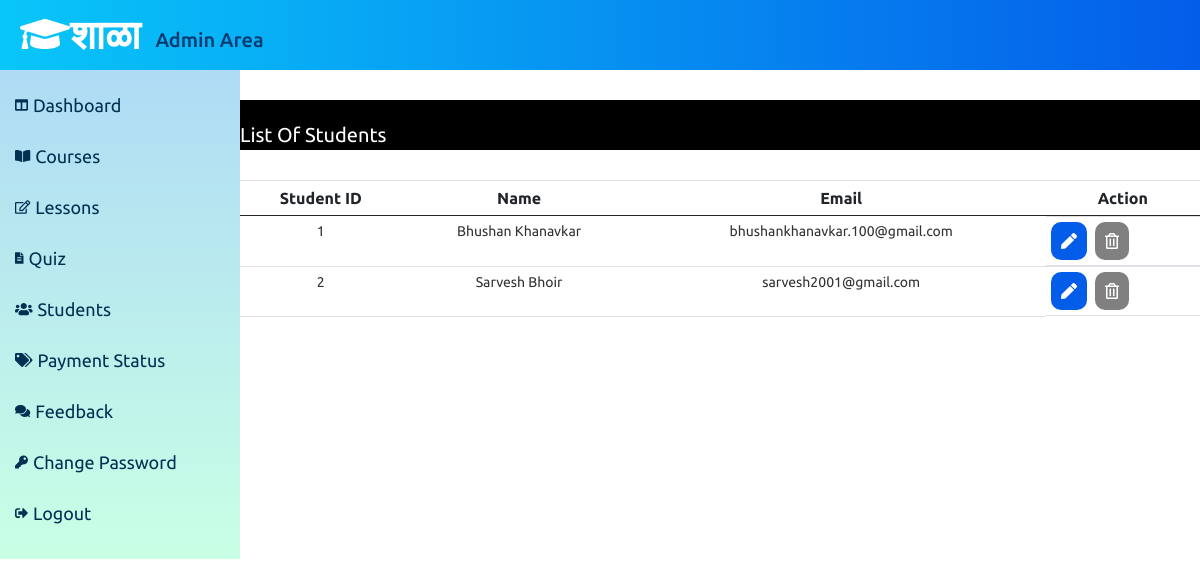
The app's page /Admin/students.php (signed in) with its own data.
### tables this page shows
CREATE TABLE `student` (
  `stu_id` int(11) NOT NULL,
  `stu_name` varchar(255) NOT NULL,
  `stu_email` varchar(255) NOT NULL,
  `stu_pass` varchar(255) NOT NULL,
  `stu_occ` varchar(255) NOT NULL,
  `stu_img` text NOT NULL
);

### Admin/students.php (the view, shortened to what this page needs)
<?php
include('./adminInclude/adminheader.php');
include('../dbconnection.php');
?>
    <div class="Content">
        <div class="heading">
            <p style="text-align:left;">List Of Students</p>
        </div>
        <?php
         $sql = "SELECT * FROM student";
         $result = $conn->query($sql);
         if($result->num_rows > 0){
        ?>
        <table class="table">
            <thead>
                <tr>
                    <th scope="col">Student ID</th>
                    <th scope="col">Name</th>
                    <th scope="col">Email</th>
                    <th scope="col">Action</th>
                </tr>
            </thead>
            <tbody>
                <?php while($row = $result->fetch_assoc()){
                echo '<tr>';
                    echo '<td scope="row">'.$row['stu_id'].'</td>';
                    echo '<td scope="row">'.$row['stu_name'].'</td>';
                    echo '<td scope="row">'.$row['stu_email'].'</td>';
                    echo '<td scope="row" style="display:flex;">';
                        echo '
                      <form action="editstudents.php" method="POST" class="d-inline">
                       <input type="hidden" name="id" value='.$row["stu_id"].'>
                        <button type="submit" class="penbtn" name="view" value="View">
                            <i class="fas fa-pen"></i>
                        </button>
                      </form>
                        <form action="" method="POST" class="d-inline">
                        <input type="hidden" name="id" value='.$row["stu_id"].'>
                          <button type="submit" class="trashbtn" name="delete" value="Delete">
                            <i class="far fa-trash-alt"></i>
                          </button>
                        </form>
                    </td>
                </tr>';
             } ?>
            </tbody>
        </table>
        <?php } else{
            echo "0 Result";
        }
        ?>
    </div>
    <?php
include('./adminInclude/adminfooter.php');
?>

### css/adminstyle.css (style rules this page uses)
* { font-family: "Ubuntu", sans-serif; margin: 0; padding: 0; border: none; outline: none; text-decoration: none; }
html { overflow-x: hidden; font-size: 62.5%; }
.Content { margin-top: 100px; width: 80%; display: flex; justify-content: flex-start; align-items: center; flex-direction: column; }
.heading { background: #000; color: #fff; padding-top: 20px; font-size: 20px; height: 50px; width: 100%; }
table { margin-bottom: 50px; margin-top: 30px; border-collapse: collapse; text-align: center; }
tr { display: table-row; }
.table th { font-size: 16px; font-weight: 700; }
.table td { font-size: 14px; font-weight: normal; color: #333; }
.table td, .table th { padding: 10px; border-top: 1px solid #dee2e6; }
th { border-bottom: 2px solid #dee2e6; }
.table td .trashbtn { cursor: pointer; padding: 7px 10px; background: #808080; color: #fff; font-size: 16px; border-radius: 10px; }
.table td .penbtn { cursor: pointer; padding: 7px 10px; background: #045de9; color: #fff; font-size: 16px; border-radius: 10px; margin-right: 8px; }

### records on screen
student: stu_id "1", stu_name "Bhushan Khanavkar", stu_email "bhushankhanavkar.100@gmail.com"
student: stu_id "2", stu_name "Sarvesh Bhoir", stu_email "sarvesh2001@gmail.com"
